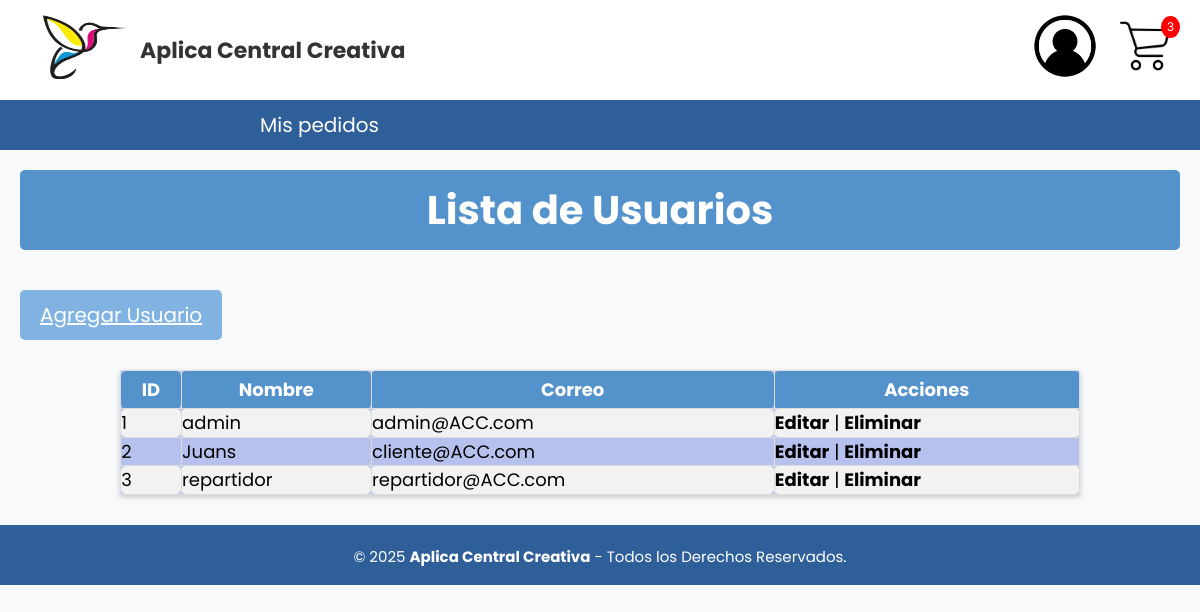
/Banco_Usuarios/Usuarios_B.php (signed in), run on the app's committed database.
### tables this page shows
CREATE TABLE usuario (
id_usuario INT NOT NULL PRIMARY KEY AUTO_INCREMENT,
nombre_usuario VARCHAR(50) NOT NULL,
correo VARCHAR(100) NOT NULL,
contraseña VARCHAR(25) NOT NULL,
id_rol INT NOT NULL, 
CONSTRAINT fk_usuario_roles FOREIGN KEY (id_rol) REFERENCES Roles(id_rol)
);

### Banco_Usuarios/Usuarios_B.php (the view)
<?php
include('../Nav/header.php');
$query = "SELECT * FROM usuario";
$resultado = $conn2->query($query);
?>
<h1 class="titulo">Lista de Usuarios</h1>
<a href="Registro_U\Registro_Usuario.php" class="regresar">Agregar Usuario</a>
<table class='tabla'>
  <tr>
    <th>ID</th>
    <th>Nombre</th>
    <th>Correo</th>
    <th>Acciones</th>
  </tr>
  <?php while ($row = $resultado->fetch_assoc()): ?>
  <tr>
    <td><?= $row['id_usuario'] ?></td>
    <td><?= $row['nombre_usuario'] ?></td>
    <td><?= $row['correo'] ?></td>
    <td>
      <a href="Editar_U/Modificar.php?id=<?= $row['id_usuario'] ?>" class="button">Editar</a> |
      <a href="Eliminar_U\Eliminar_U.php?id=<?= $row['id_usuario'] ?>" onclick="return confirm('¿Eliminar usuario?')" class="button">Eliminar</a>
    </td>
  </tr>
  <?php endwhile; ?>
</table>
<?php include('../Nav/footer.php'); ?>

### CSS/cabecera.css (style rules this page uses)
html { font-size: 20px; overflow-y: auto; font-family: 'Poppins', sans-serif; }

### CSS/menu.css (style rules this page uses)
* { padding: 0px; margin: 0px; }

### CSS/tablas_boton.css (style rules this page uses)
.titulo { background-color: #5492cc; color: white; padding: 10px 20px; border: none; border-radius: 5px; cursor: pointer; font-family: 'Poppins', sans-serif; margin-left: 20px; margin-top: 20px; margin-right: 20px; }
.tabla { border-collapse: collapse; width: 80%; margin: 20px auto; font-family: 'Roboto', sans-serif; background-color: #b7c1ee; box-shadow: 0 2px 5px rgba(0, 0, 0, 0.2); }
.tabla th { border: 1px solid #ddd; padding: 5px 5px; text-align: center; }
.tabla td { border: 1px solid #ddd; padding: 0.3px 0.3px; text-align: left; }
.tabla th, .tabla_inv th, .tabla_ped th { background-color: #5492cc; color: white; font-weight: bold; }
.tabla td, .tabla_inv td, .tabla_ped td { color: #000000; }
.tabla tbody tr:nth-child(even) { background-color: #f2f2f2; }
.tabla th, table.tabla td { border-radius: 5px; }
a { text-decoration: underline; color: rgb(0, 0, 0); }
.regresar { background-color: #80b3e2; color: white; padding: 10px 20px; border: none; border-radius: 5px; cursor: pointer; font-family: 'Poppins', sans-serif; margin-top: 20px; margin-bottom: 10px; display: inline-block; margin-left: 20px; }

### CSS/formularios.css (style rules this page uses)
.titulo { background-color: #5492cc; color: white; padding: 10px 20px; border: none; border-radius: 5px; cursor: pointer; font-family: 'Poppins', sans-serif; margin-left: 20px; margin-top: 20px; margin-bottom: 20px; margin-right: 20px; }
.regresar { background-color: #80b3e2; color: white; padding: 10px 20px; border: none; border-radius: 5px; cursor: pointer; font-family: 'Poppins', sans-serif; margin-top: 20px; margin-bottom: 10px; display: inline-block; margin-left: 20px; }
* { font-family: 'Poppins', sans-serif; margin: 0; padding: 0; box-sizing: border-box; }

### CSS/departamentos.css (style rules this page uses)
a { text-decoration: underline; color: purple; }

### CSS/cabecera2.css (style rules this page uses)
* { padding: 0px; margin: 0px; }
h1, h2 { color: #000000; }
table { width: 100%; margin-bottom: 20px; border-collapse: collapse; }
table, th, td { border: 1px solid #ddd; }
th, td { padding: 10px; text-align: left; }

### CSS/Carrito.css (style rules this page uses)
body { font-family: 'Segoe UI', Tahoma, Geneva, Verdana, sans-serif; background-color: #f4f4f9; color: #000000; }
h1 { text-align: center; margin-bottom: 30px; color: #000000; }
th, td { padding: 12px 15px; text-align: center; vertical-align: middle; }
tbody tr { border-bottom: 1px solid #eee; }

### CSS/direccion.css (style rules this page uses)
body { font-family: 'Segoe UI', Tahoma, Geneva, Verdana, sans-serif; background-color: #f4f4f9; color: #000000; }
h1 { text-align: center; margin-bottom: 30px; color: #000000; }

### CSS/Tarjetas.css (style rules this page uses)
table { width: 95%; margin: 0 auto 40px auto; border-collapse: collapse; font-family: Arial, sans-serif; }
table th, table td { padding: 8px 10px; border: 1px solid #ddd; text-align: center; font-size: 0.9rem; }
table tbody tr:nth-child(even) { background-color: #f2f2f2; }
table a { color: #000000; text-decoration: none; font-weight: bold; }

### CSS/confirmar_pedido.css (style rules this page uses)
body { font-family: 'Segoe UI', Tahoma, Geneva, Verdana, sans-serif; background-color: #f4f4f9; color: #000000; margin: 0; padding: 0; }
h1 { text-align: center; color: #000000; margin-top: 20px; }

### CSS/reporte_ventas.css (style rules this page uses)
body { font-family: Arial, sans-serif; background-color: #f8f9fa; color: #333; }

### data on the page
usuario: id_usuario "1", nombre_usuario "admin", correo "admin@ACC.com"
usuario: id_usuario "2", nombre_usuario "Juans", correo "cliente@ACC.com"
usuario: id_usuario "3", nombre_usuario "repartidor", correo "repartidor@ACC.com"

### other printed values
$total_cantidad "3"
$nombre "Mis pedidos"
